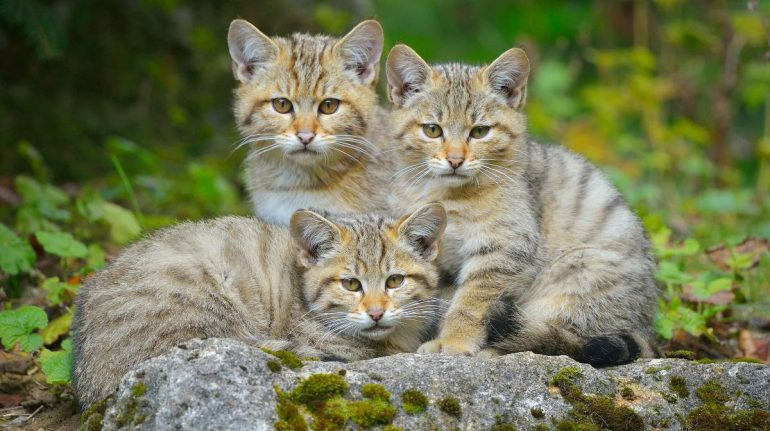
#> input picture 02/images/cats.png, 770 x 431 px
$ jupyter execute --allow-errors Ejemplos_02.ipynb   (text cells are left out)
#> lines starting #> are read from the running program, lines starting #| are printed output that depends on the picture; pictures that were not available may be replaced by others from this repository, and a replacement may not be noted
[cell 1]
# Transformaciones geométricas 2D
import cv2 as cv
import numpy as np

image = cv.imread('images/cats.png')
#> image is the input picture: shape (431, 770, 3); mean B, G, R 85.6, 120, 115.6
size = (image.shape[1], image.shape[0])
#> size = (770, 431)

cv.imshow('Original', image)

# traslación
tx,ty = 100.0, 50.0

T_homogenea = np.float32([[1,0,tx],
                          [0,1,ty],
                          [0,0,1]])

T_afin = T_homogenea[:2, :]

imageT = cv.warpAffine(image, T_afin, size)
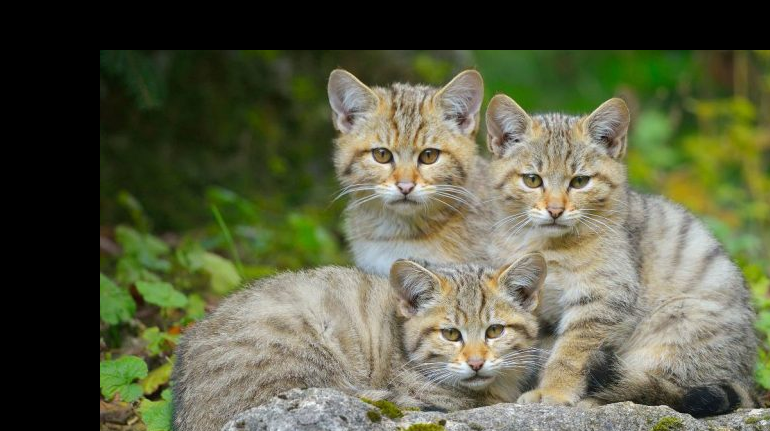
#> imageT: shape (431, 770, 3); mean B, G, R 69, 94.3, 90.9

cv.imshow('Traslacion', imageT)

cv.waitKey(0)
cv.destroyAllWindows()

[cell 2]
image = cv.imread('images/cats.png')
size = (image.shape[1], image.shape[0])

# traslación
tx,ty = 100.0, 50.0
T = np.float32([[1,0,tx],
                [0,1,ty]])

imageT = cv.warpAffine(image, T, size)

cv.imshow('Traslacion', imageT)

# rotación
a = np.pi/6
T = np.float32(
    [[np.cos(a),-np.sin(a),tx],
     [np.sin(a),np.cos(a),ty]]
)
imageR = cv.warpAffine(image, T, size)

cv.imshow('Rotacion', imageR)

# similaridad
s=0.5
T = np.float32(
    [[s*np.cos(a),-s*np.sin(a),tx],
     [s*np.sin(a),s*np.cos(a),ty]])

imageS = cv.warpAffine(image, T, size)
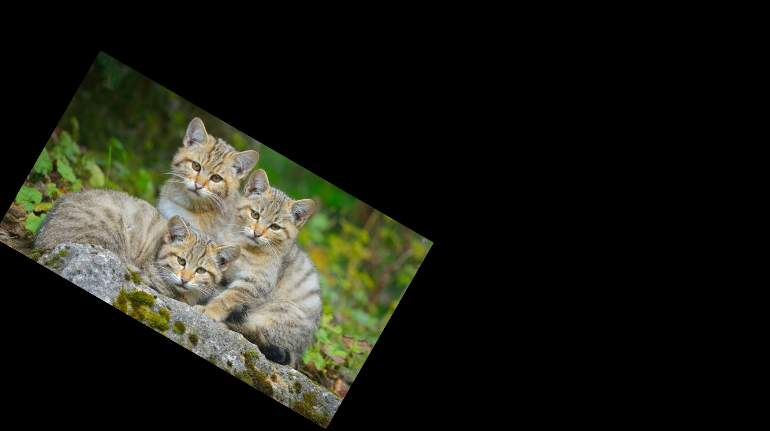
#> imageS: shape (431, 770, 3); mean B, G, R 21.4, 30, 28.9

cv.imshow('Similaridad', imageS)

cv.waitKey(0)
cv.destroyAllWindows()

[cell 3]
# Cálculo de transformaciones
import cv2 as cv
import numpy as np

image = cv.imread('images/cats.png')

size = (image.shape[1], image.shape[0])
w,h = size
#> w = 770; h = 431

# Calcular rotación en el centro
center = (image.shape[1]/2, image.shape[0]/2)
#> center = (385, 215.5)
angle = -30
scale = 0.75
Tr = cv.getRotationMatrix2D(center, angle, scale)
imageR = cv.warpAffine(image, Tr, size)
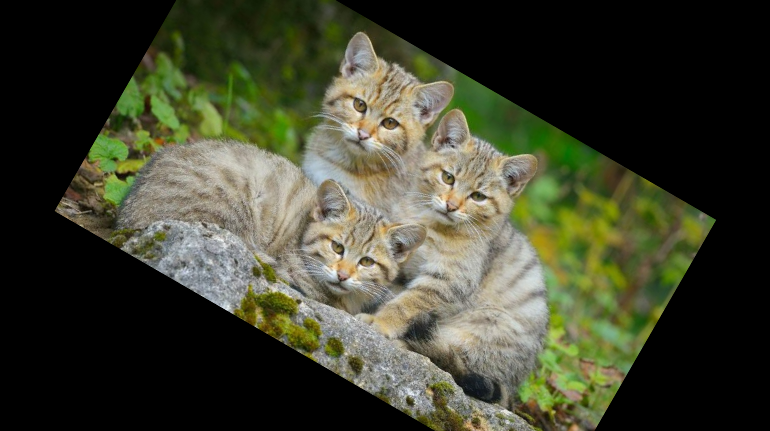
#> imageR: shape (431, 770, 3); mean B, G, R 46.7, 65.3, 63

cv.imshow('Rotacion', imageR)

# Calcular afinidad

#Estos puntos no están en una misma línea y
#están distribuidos de manera que la transformación afín
#se puede calcular correctamente.

pts1 = np.float32([[0,0],[0,20],[30,0]])
pts2 = np.float32([[0,0],[10,15],[20,2]])
Ta = cv.getAffineTransform(pts1,pts2)
imageA = cv.warpAffine(image,Ta,size)
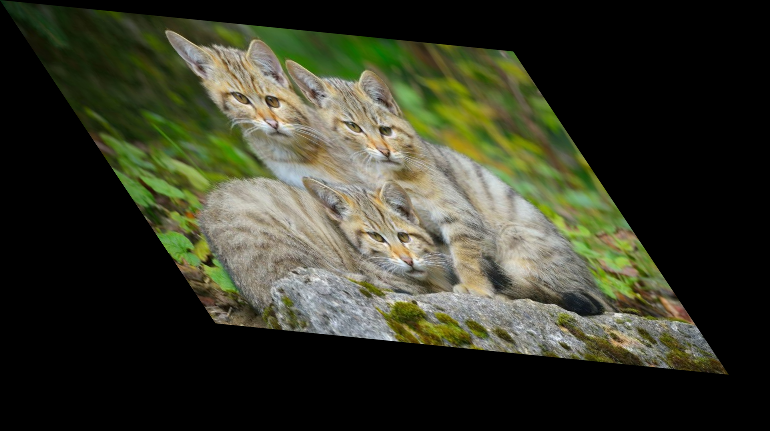
#> imageA: shape (431, 770, 3); mean B, G, R 39.9, 56, 54
cv.imshow('Afin',imageA)

# Calcular transformación proyectiva
pts1 = np.float32([[0,0],[0,h],[w,h],[w,0]])
#> pts1 = [[0, 0], [0, 431], [770, 431], [770, 0]]
pts2 = np.float32([[10,10],[10,h-10],[w-10,h-150],[w-10,150]])
Tp = cv.getPerspectiveTransform(pts1,pts2)
#imageP = cv.warpAffine(image,Tp,size)
imageP = cv.warpPerspective(image,Tp,size)
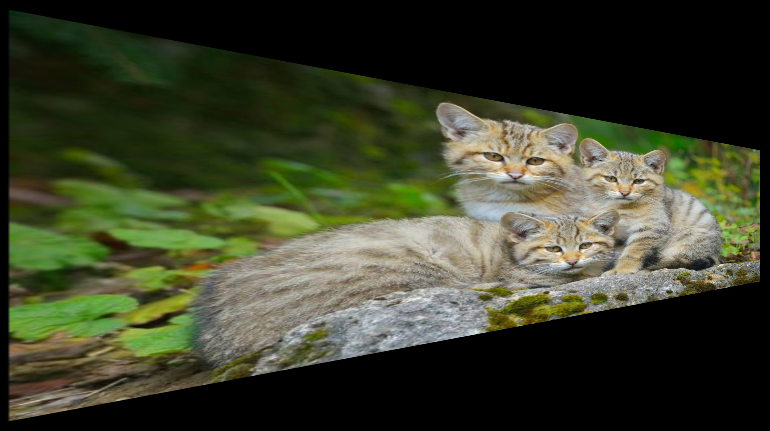
#> imageP: shape (431, 770, 3); mean B, G, R 41.8, 62.9, 58.4
cv.imshow('Proyectiva',imageP)

cv.waitKey(0)
cv.destroyAllWindows()

[cell 4]
# Ejercicios: Rotación en el centro
import cv2 as cv
import numpy as np

image = cv.imread('images/cats.png')

size = (image.shape[1], image.shape[0])
w,h = size

rotPoint = (w/2, h/2)
#> rotPoint = (385, 215.5)
scale = 1

# Ejercicio 1: rotación con respecto a la imagen original
for angle in range(360):
    rotMat = cv.getRotationMatrix2D(rotPoint, angle, scale)
    imageR = cv.warpAffine(image, rotMat, size)

    cv.imshow('Rotacion a partir de la imagen original', imageR)

    if cv.waitKey(20) == 27:
        break
#> this loop made 1 pass; (key Esc is pressed on pass 1)

# Ejercicio 1: rotación de 1 grado con respecto a imagen anterior
for angle in range(360):
    rotMat = cv.getRotationMatrix2D(rotPoint, 1, scale)
    image = cv.warpAffine(image, rotMat, size)

    cv.imshow('Rotacion a partir de la imagen previa', image)

    if cv.waitKey(20) == 27:
        break
#> this loop made 1 pass; (key Esc is pressed on pass 1)
#> rotMat on pass 1: [[1, 0.0175, -3.7], [-0.0175, 1, 6.75]]
#> pass 1, `image = cv.warpAffine(image, rotMat, size)`:
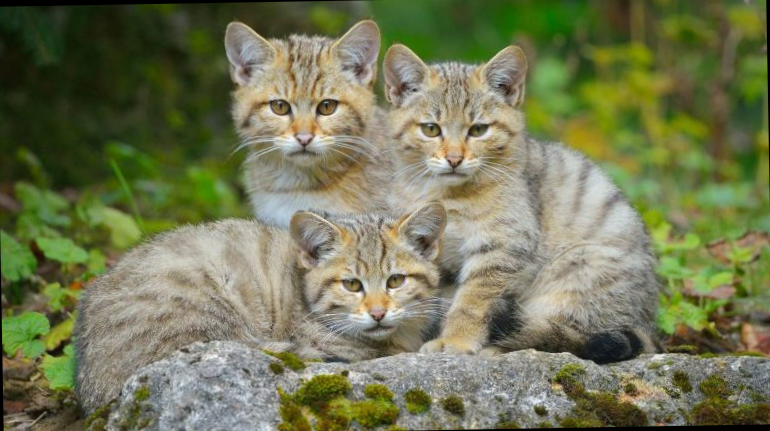
#> image: shape (431, 770, 3); mean B, G, R 85, 119.1, 114.8

cv.waitKey(0)
cv.destroyAllWindows()

[cell 5]
# Ejercicio: Aplicar una transformación proyectiva de forma continua, reduciendo un lado y ampliando el otro
import cv2 as cv
import numpy as np
import time

image = cv.imread('images/cats.png')

size = (image.shape[1], image.shape[0])
w,h = size

pts1 = np.float32([[0,0],[0,h],[w,h],[w,0]])

inc=1
p=1
while True:
    pts2 = np.float32([[10,10],[10,h-10],[w-10,h-p],[w-10,p]])
    Tp = cv.getPerspectiveTransform(pts1,pts2)
#> Tp = [[0.933, 0, 10], [-0.0117, 0.954, 10], [-5.45e-05, 0, 1]]
    imageP = cv.warpPerspective(image,Tp,size)

    cv.imshow('Proyectiva',imageP)

    if cv.waitKey(10) == 27:
#> (key Esc is pressed here)
        break

    p += inc
    if p>=h//2 or p <=-10:
        inc = -inc

cv.waitKey(0)
cv.destroyAllWindows()

[cell 6]
# Ejercicio: Proyectar un vídeo en una zona de la imagen aplicando una transformación proyectiva
import cv2 as cv
import numpy as np

#video = cv.VideoCapture('videos/times-square.mp4')
video = cv.VideoCapture(0)
status, frame = video.read()
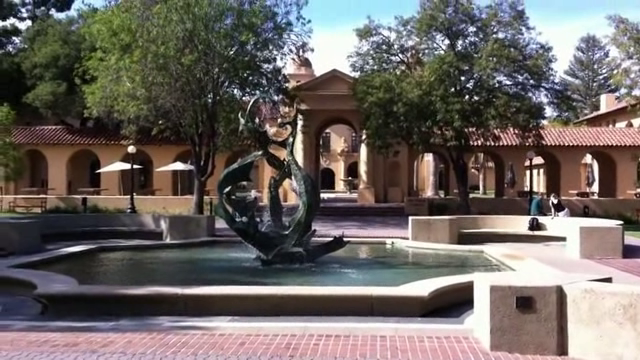
#> input picture frame 17 of 02/videos/stanford.avi, 640 x 360 px, given in place of the camera
#> frame is the input picture: shape (360, 640, 3); mean B, G, R 99.3, 103, 109.9

size = (frame.shape[1], frame.shape[0])
w,h = size

pts1 = np.float32([[0,0],[0,h],[w,h],[w,0]])

inc=1
p=1
#h //= 2
#w //= 2
h0 = h//2
w0 = w//2

status = True
while status:
    pts2 = np.float32([[w0,h0-p],[w0,h0+h+p],[w0+w-10,h0+h-p],[w0+w-10,h0+p]])
    Tp = cv.getPerspectiveTransform(pts1,pts2)
#> Tp = [[1, 0, 320], [0.00628, 1.01, 179], [1.75e-05, 0, 1]]

    status, frame = video.read()
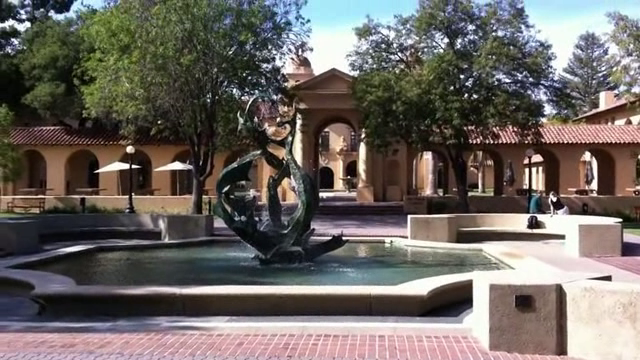
#> input picture frame 18 of 02/videos/stanford.avi, 640 x 360 px, given in place of the camera
#> frame is the input picture: shape (360, 640, 3); mean B, G, R 98.3, 103.1, 109.3

    if status:
        imageP = cv.warpPerspective(frame,Tp,size)
#> imageP: shape (360, 640, 3)

        # dibujamos contorno
        pts = pts2.astype(np.int32)
        pts = pts.reshape((-1,1,2))
        cv.polylines(imageP,[pts],True,(255,255,0),4)
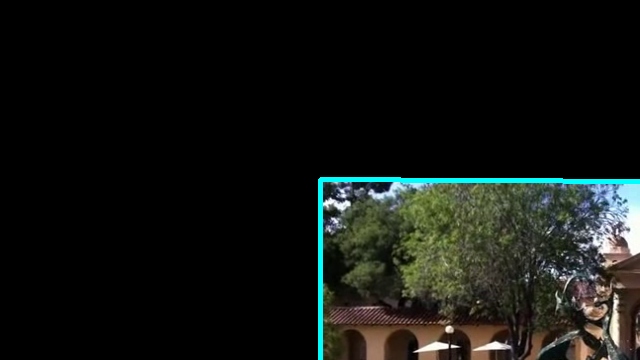
#> imageP: shape (360, 640, 3); mean B, G, R 17.8, 20.9, 18.3

        cv.imshow('Proyectiva',imageP)

    if cv.waitKey(10) == 27:
#> (key Esc is pressed here)
        break

    p += inc
    if p>=h//2 or p <=-h//2:
        inc = -inc

cv.waitKey(0)
video.release()
cv.destroyAllWindows()

[cell 7]
import cv2
import numpy as np
import matplotlib.pyplot as plt

def apply_distortion(image, k1, k2):
    h, w = image.shape[:2]
    # Generar nueva matriz de cámara a partir de los parámetros
    distCoeff = np.zeros((4,1), np.float64)
    distCoeff[0,0] = k1  # Término de primer orden
    distCoeff[1,0] = k2  # Término de segundo orden

    # Suponer matriz unitaria para la cámara
    cam = np.eye(3, dtype=np.float32)
    cam[0,2] = w/2.0  # Definir centro x
    cam[1,2] = h/2.0  # Definir centro y
    cam[0,0] = 10.    # Definir longitud focal x
    cam[1,1] = 10.    # Definir longitud focal y

    # Aplicar distorsión a la imagen
    distorted_img = cv2.undistort(image, cam, distCoeff)

    return distorted_img

# Cargar una imagen de ejemplo
image = cv2.imread('images/eii.png')

# Verificar si la imagen se ha cargado correctamente
if image is None:
    print("Error: No se pudo cargar la imagen. ")
else:
    # Aplicar distorsión de barril (k1 > 0)
    distorsion_barril_img = apply_distortion(image, k1=0.00001, k2=0.00001)

    # Aplicar distorsión de almohadilla (k1 < 0)
    distorsion_almohadilla_img = apply_distortion(image, k1=-0.00001, k2=-0.00001)

    # Mostrar las imágenes
    plt.figure(figsize=(12, 6))

    plt.subplot(1, 3, 1)
    plt.title('Imagen Original')
    plt.imshow(cv2.cvtColor(image, cv2.COLOR_BGR2RGB)) #Hay que pasar de BGR a RGB porque ese es orden de los canales
                                                       #que espera matplotlib
    plt.subplot(1, 3, 2)
    plt.title('Distorsión de Barril')
    plt.imshow(cv2.cvtColor(distorsion_barril_img, cv2.COLOR_BGR2RGB))

    plt.subplot(1, 3, 3)
    plt.title('Distorsión de Almohadilla')
    plt.imshow(cv2.cvtColor(distorsion_almohadilla_img, cv2.COLOR_BGR2RGB))

    plt.show()

[cell 8]
# resize images. Cambia el tamaño de la imagen.
import cv2 as cv

image = cv.imread('images/figuras.png')

cv.imshow('EII', image)

#> (the rest of this cell did not finish here and is left out)

[cell 9]
# resize video. Cambia el tamaño del vídeo.
import cv2 as cv

def resize(frame, scale=2):
#> called with scale = 0.5
    width = int(frame.shape[1]*scale)
    height = int(frame.shape[0]*scale)
    return cv.resize(frame, (width, height), interpolation=cv.INTER_AREA)
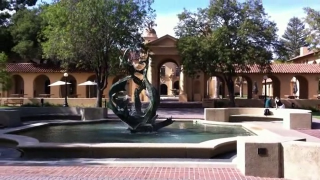
#> returned value: shape (180, 320, 3); mean of channels 0, 1, 2 99.4, 103.1, 110; drawn as B, G, R

video = cv.VideoCapture('videos/times-square.mp4')

while True:
    state, frame = video.read()

    cv.imshow('Video', frame)

    cv.imshow('ResizedVideo', resize(frame, scale=0.5))

    if cv.waitKey(20)==27:
#> (key Esc is pressed here)
        break

video.release()
cv.destroyAllWindows()
